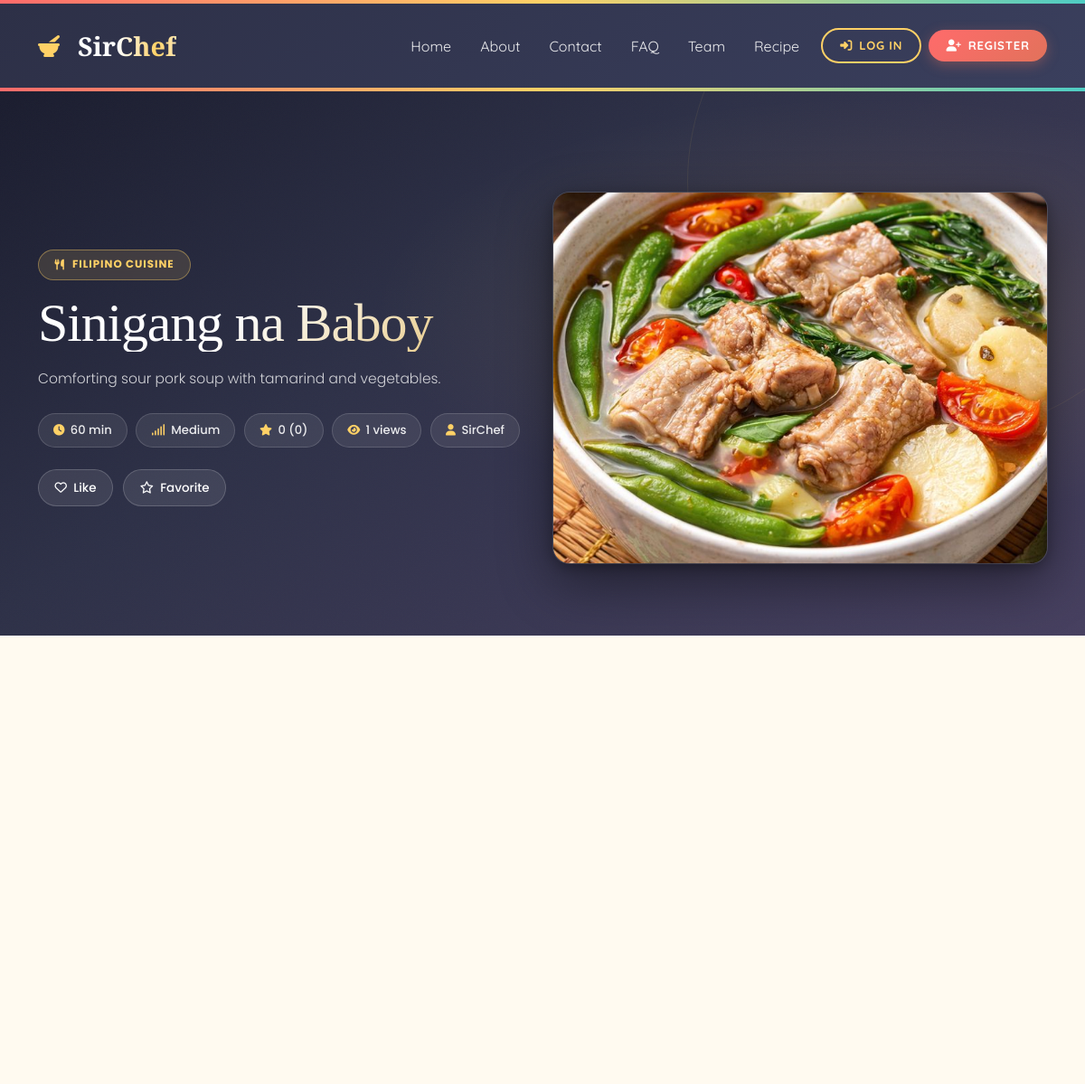
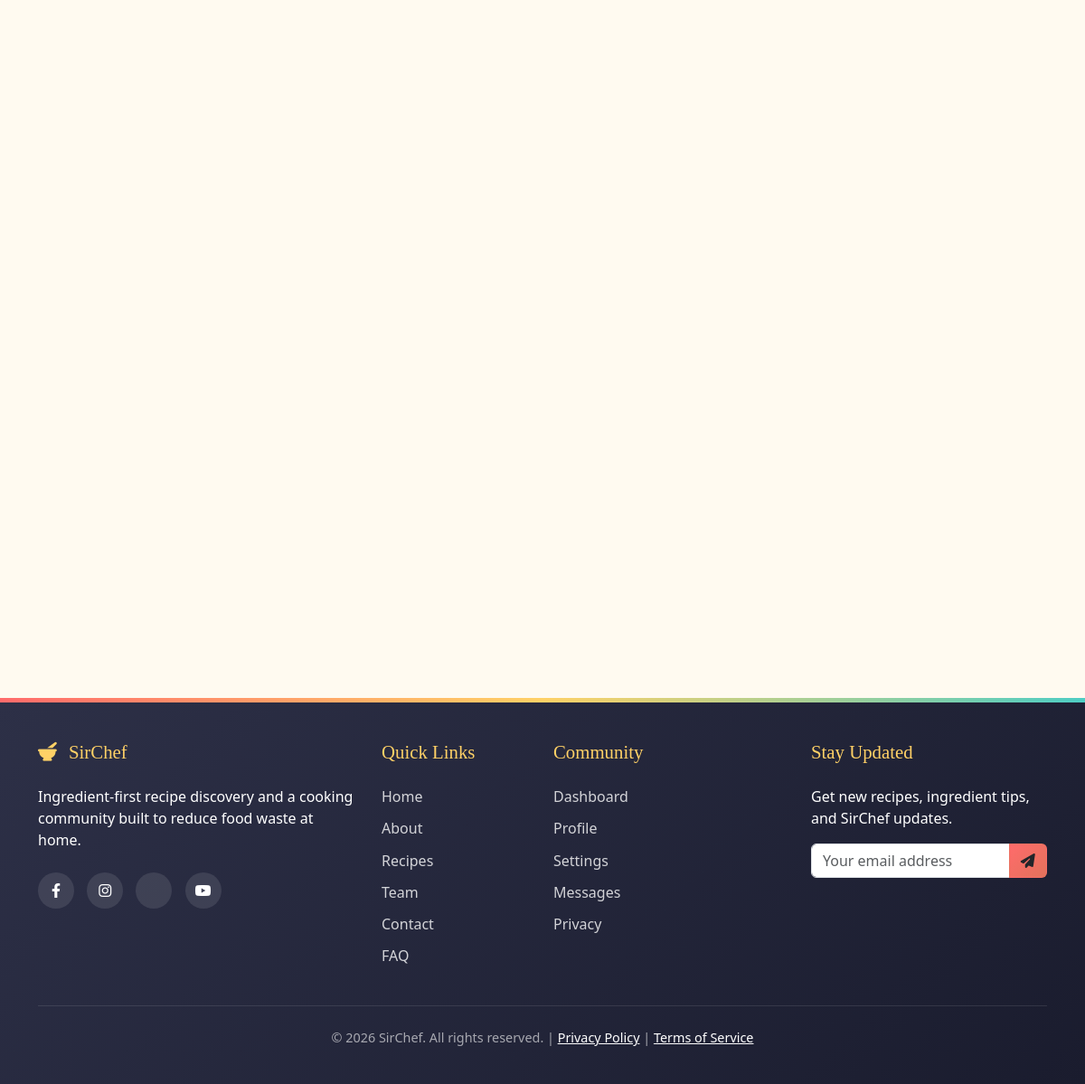
Screenshot of /Pages/recipe_detail.php?id=2 with the database file from the repository (2 pictures, top to bottom).
### tables this page shows
CREATE TABLE recipes (
  id INT AUTO_INCREMENT PRIMARY KEY,
  user_id INT NULL,
  title VARCHAR(180) NOT NULL,
  description TEXT NOT NULL,
  duration_minutes INT NOT NULL,
  difficulty ENUM('Easy','Medium','Hard') NOT NULL,
  cuisine VARCHAR(80) NOT NULL,
  category VARCHAR(80) NOT NULL DEFAULT 'Dishes',
  image VARCHAR(255) NOT NULL,
  youtube_url VARCHAR(255) NULL,
  instructions TEXT NOT NULL,
  source_type ENUM('admin','user') NOT NULL DEFAULT 'admin',
  status ENUM('draft','published') NOT NULL DEFAULT 'published',
  search_count INT NOT NULL DEFAULT 0,
  views INT NOT NULL DEFAULT 0,
  created_at DATETIME NOT NULL DEFAULT CURRENT_TIMESTAMP,
  updated_at DATETIME NOT NULL DEFAULT CURRENT_TIMESTAMP ON UPDATE CURRENT_TIMESTAMP,
  FOREIGN KEY (user_id) REFERENCES users(id) ON DELETE SET NULL
);

### Pages/helpers.php (called while the page is built, shortened)
<?php
function e(?string $value): string {
    return htmlspecialchars($value ?? "", ENT_QUOTES, "UTF-8");
}
function recipe_average(mysqli $conn, int $recipeId): array {
    $stmt = $conn->prepare("SELECT COALESCE(ROUND(AVG(rating),1),0), COUNT(*) FROM recipe_ratings WHERE recipe_id = ?");
    $stmt->bind_param("i", $recipeId);
    $stmt->execute();
    $stmt->bind_result($avg, $count);
    return [(float) $avg, (int) $count];
}
?>

### Pages/recipe_detail.php (the view, shortened to what this page needs)
<?php
require_once "db.php";
require_once "helpers.php";
$recipeId = max(1, (int) ($_GET["id"] ?? 0));
$stmt = $conn->prepare("SELECT r.*, u.first_name, u.last_name FROM recipes r LEFT JOIN users u ON u.id = r.user_id WHERE r.id = ? AND r.status = 'published'");
$stmt->bind_param("i", $recipeId);
$stmt->execute();
$recipe = $stmt->get_result()->fetch_assoc();
$recipe["views"] = (int) ($recipe["views"] ?? 0) + 1;
[$avgRating, $ratingCount] = recipe_average($conn, $recipeId);
?>
<!doctype html>
<html lang="en">
<head>
  <link rel="stylesheet" href="../styles/main.css">
  <link rel="stylesheet" href="../styles/recipe_detail.css">
  <link href="https://cdn.jsdelivr.net/npm/bootstrap@5.3.0/dist/css/bootstrap.min.css" rel="stylesheet">
  <link rel="stylesheet" href="https://cdnjs.cloudflare.com/ajax/libs/font-awesome/6.4.0/css/all.min.css">
</head>
<body>
<?php include "header.php"; ?>
<main class="detail-shell">
  <section class="detail-hero">
    <div class="container">
      <div class="row g-4 align-items-center">
        <div class="col-lg-6">
          <span class="hero-badge"><i class="fas fa-utensils"></i> <?= e($recipe["cuisine"]) ?> Cuisine</span>
          <h1><?= e($recipe["title"]) ?></h1>
          <p><?= e($recipe["description"]) ?></p>
          <div class="detail-meta">
            <span><i class="fas fa-clock"></i> <?= (int) $recipe["duration_minutes"] ?> min</span>
            <span><i class="fas fa-signal"></i> <?= e($recipe["difficulty"]) ?></span>
            <span><i class="fas fa-star"></i> <?= $avgRating ?> (<?= $ratingCount ?>)</span>
            <span><i class="fas fa-eye"></i> <?= (int) $recipe["views"] ?> views</span>
            <span><i class="fas fa-user"></i> <?= $recipe["source_type"] === "user" ? e(trim(($recipe["first_name"] ?? "") . " " . ($recipe["last_name"] ?? ""))) : "SirChef" ?></span>
          </div>
          <div class="detail-actions">
            <button class="action-btn" data-action="like" data-id="<?= $recipeId ?>"><i class="far fa-heart"></i> Like</button>
            <button class="action-btn" data-action="favorite" data-id="<?= $recipeId ?>"><i class="far fa-star"></i> Favorite</button>
          </div>
        </div>
        <div class="col-lg-6">
          <img class="detail-image" src="<?= e($recipe["image"]) ?>" alt="<?= e($recipe["title"]) ?>">
        </div>
      </div>
    </div>
  </section>
  <section class="container detail-content">
    <div class="row g-4">
      <div class="col-lg-4">
      </div>
      <div class="col-lg-8">
      </div>
    </div>
    <div class="row g-4 mt-1">
      <div class="col-lg-5">
      </div>
      <div class="col-lg-7">
      </div>
    </div>
  </section>
</main>
<?php include "footer.php"; include "login_regis.php"; ?>
</body>
</html>

### styles/main.css (style rules this page uses)
:root { --primary-color: #ff6b6b; --secondary-color: #4ecdc4; --accent-color: #ffd166; --dark-color: #2d3047; --light-color: #f7fff7; --earth-color: #8b4513; --terracotta: #e2725b; --sage-green: #87a96b; --mustard: #d4a017; --dark: #2d3047; --darker: #232538; --gold: #cba409; --gold-lt: #f0c040; --coral: #e8604c; --teal: #4ecdc4; --cream: #fdf6e3; --cream-dk: #f5ead4; --text-lt: rgba(255,255,255,0.80); --text-dim: rgba(255,255,255,0.50); }
*, *::before, *::after { margin: 0; padding: 0; box-sizing: border-box; }
html, body { margin: 0; padding: 0; }
body { font-family: "Poppins", sans-serif; background-color: #fdf6e3; color: #333; overflow-x: hidden; background-image: radial-gradient(circle at 10% 20%, rgba(255,215,102,0.1) 0%, transparent 20%), radial-gradient(circle at 90% 80%, rgba(78,205,196,0.1) 0%, transparent 20%); }
h1, h2, h3, h4, h5 { font-family: "Playfair Display", serif; font-weight: 600; }

### rows the page displays
recipes: cuisine "FILIPINO", title "Sinigang na Baboy", description "Comforting sour pork soup with tamarind and vegetables.", duration_minutes "60", difficulty "Medium", image (picture)

### other values shown
$avgRating "0"
$ratingCount "0"
$recipe["views"] "1"
